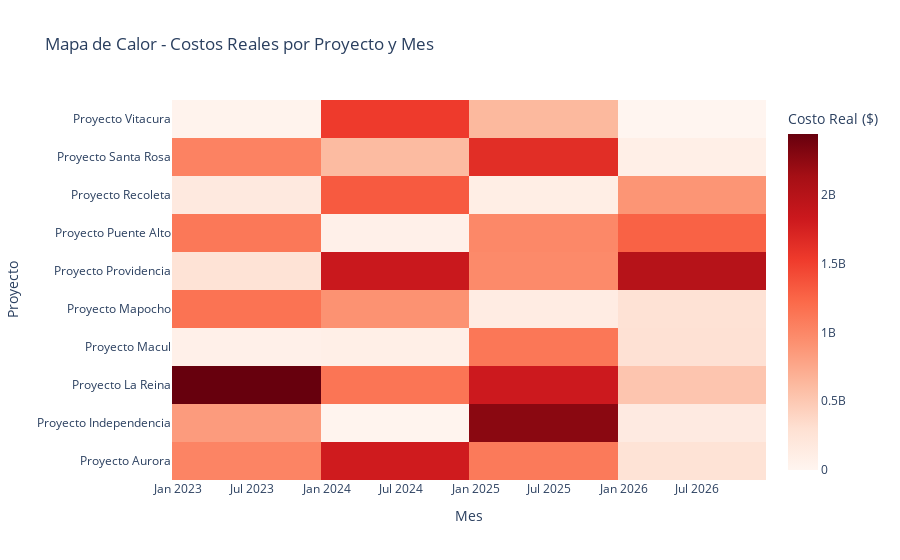
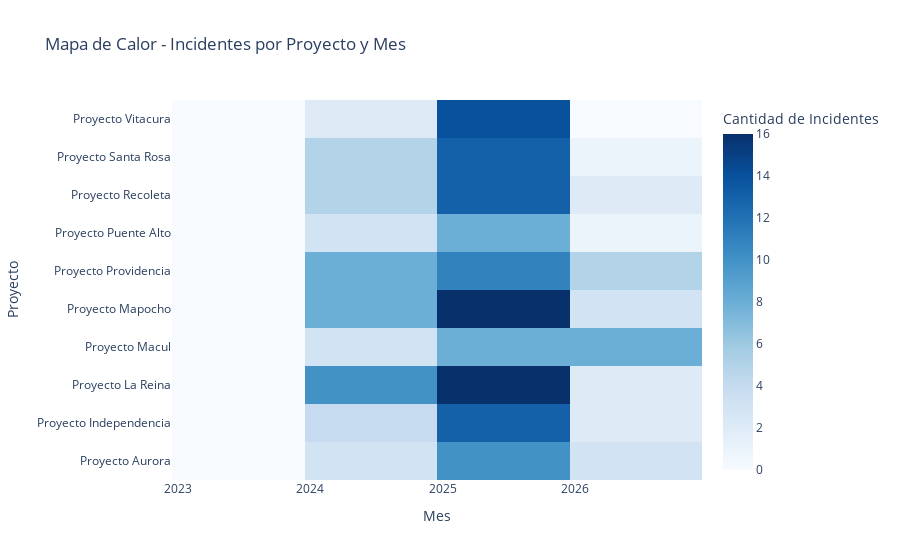

Here is the notebook cell these charts were saved with, in order:
### Code cell
import pandas as pd
import plotly.express as px

# Cargar datos
df = pd.read_excel("datos_constructora.xlsx")

# Convertir 'Fecha Inicio' y 'Fecha Incidente' a datetime
df['Fecha Inicio'] = pd.to_datetime(df['Fecha Inicio'], errors='coerce')
df['Fecha Incidente'] = pd.to_datetime(df['Fecha Incidente'], errors='coerce')

# ==== Agrupación de Costos Reales ====
df_costos = df.groupby([
    'Nombre Proyecto',
    pd.Grouper(key='Fecha Inicio', freq='M')
])['Costo Real'].sum().reset_index()

# ==== Agrupación de Incidentes ====
df_incidentes = df.groupby([
    'Nombre Proyecto',
    pd.Grouper(key='Fecha Incidente', freq='M')
])['Tipo Incidente'].count().reset_index().rename(columns={'Tipo Incidente': 'Cantidad Incidentes'})

# ==== Unir ambos datasets (por Proyecto + Mes) ====
df_costos['Mes'] = df_costos['Fecha Inicio'].dt.strftime('%Y-%m')
df_incidentes['Mes'] = df_incidentes['Fecha Incidente'].dt.strftime('%Y-%m')

# Hacer merge
df_final = pd.merge(
    df_costos[['Nombre Proyecto', 'Mes', 'Costo Real']],
    df_incidentes[['Nombre Proyecto', 'Mes', 'Cantidad Incidentes']],
    on=['Nombre Proyecto', 'Mes'],
    how='outer'
).fillna(0)

# ==== Heatmap de Costos Reales ====
fig1 = px.density_heatmap(
    df_final,
    x='Mes',
    y='Nombre Proyecto',
    z='Costo Real',
    color_continuous_scale='Reds',
    title='Mapa de Calor - Costos Reales por Proyecto y Mes'
)
fig1.update_layout(
    xaxis_title="Mes",
    yaxis_title="Proyecto",
    coloraxis_colorbar=dict(title="Costo Real ($)")
)
fig1.show()

# ==== Heatmap de Incidentes ====
fig2 = px.density_heatmap(
    df_final,
    x='Mes',
    y='Nombre Proyecto',
    z='Cantidad Incidentes',
    color_continuous_scale='Blues',
    title='Mapa de Calor - Incidentes por Proyecto y Mes'
)
fig2.update_layout(
    xaxis_title="Mes",
    yaxis_title="Proyecto",
    coloraxis_colorbar=dict(title="Cantidad de Incidentes")
)
fig2.show()

### Figure 1 — Plotly figure (JSON) as saved in the notebook; plotly's stock layout.template omitted (floating-point values rounded to 4 significant figures; data arrays with more than 128 entries replaced by an {"elided": "..."} marker saying what was removed)
{"data": [{"coloraxis": "coloraxis", "histfunc": "sum", "hovertemplate": "Mes=%{x}<br>Nombre Proyecto=%{y}<br>sum of Costo Real=%{z}<extra></extra>", "name": "", "type": "histogram2d", "x": {"elided": "238 str values"}, "xaxis": "x", "xbingroup": "x", "y": {"elided": "238 str values"}, "yaxis": "y", "ybingroup": "y", "z": {"elided": "238 float values"}}], "layout": {"coloraxis": {"colorbar": {"title": {"text": "Costo Real ($)"}}, "colorscale": [[0, "rgb(255,245,240)"], [0.125, "rgb(254,224,210)"], [0.25, "rgb(252,187,161)"], [0.375, "rgb(252,146,114)"], [0.5, "rgb(251,106,74)"], [0.625, "rgb(239,59,44)"], [0.75, "rgb(203,24,29)"], [0.875, "rgb(165,15,21)"], [1, "rgb(103,0,13)"]]}, "legend": {"tracegroupgap": 0}, "title": {"text": "Mapa de Calor - Costos Reales por Proyecto y Mes"}, "xaxis": {"anchor": "y", "domain": [0, 1], "title": {"text": "Mes"}}, "yaxis": {"anchor": "x", "domain": [0, 1], "title": {"text": "Proyecto"}}}}

### Figure 2 — Plotly figure (JSON) as saved in the notebook; plotly's stock layout.template omitted (floating-point values rounded to 4 significant figures; data arrays with more than 128 entries replaced by an {"elided": "..."} marker saying what was removed)
{"data": [{"coloraxis": "coloraxis", "histfunc": "sum", "hovertemplate": "Mes=%{x}<br>Nombre Proyecto=%{y}<br>sum of Cantidad Incidentes=%{z}<extra></extra>", "name": "", "type": "histogram2d", "x": {"elided": "238 str values"}, "xaxis": "x", "xbingroup": "x", "y": {"elided": "238 str values"}, "yaxis": "y", "ybingroup": "y", "z": {"elided": "238 float values"}}], "layout": {"coloraxis": {"colorbar": {"title": {"text": "Cantidad de Incidentes"}}, "colorscale": [[0, "rgb(247,251,255)"], [0.125, "rgb(222,235,247)"], [0.25, "rgb(198,219,239)"], [0.375, "rgb(158,202,225)"], [0.5, "rgb(107,174,214)"], [0.625, "rgb(66,146,198)"], [0.75, "rgb(33,113,181)"], [0.875, "rgb(8,81,156)"], [1, "rgb(8,48,107)"]]}, "legend": {"tracegroupgap": 0}, "title": {"text": "Mapa de Calor - Incidentes por Proyecto y Mes"}, "xaxis": {"anchor": "y", "domain": [0, 1], "title": {"text": "Mes"}}, "yaxis": {"anchor": "x", "domain": [0, 1], "title": {"text": "Proyecto"}}}}
